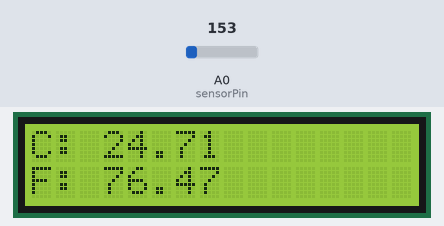
Recording of a sketch running on a simulated Arduino Uno, built with avr-gcc and run on an emulated ATmega328P. Parts: 16×2 character LCD. The inputs (shaded band) are chosen by the test bench; at power-on: A0 (sensorPin) = 153.

Above: at 1.2 s.
1.3 s: A0 (sensorPin) set to 165
At 2.4 s:
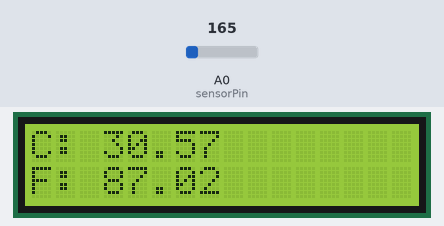
3.5 s: A0 (sensorPin) set to 175
At 4.4 s:
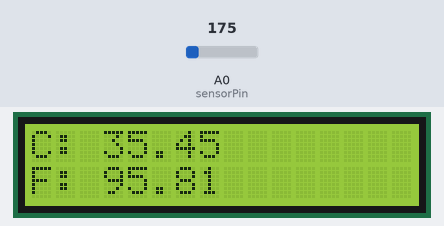
5.5 s: A0 (sensorPin) set to 191
At 7.5 s:
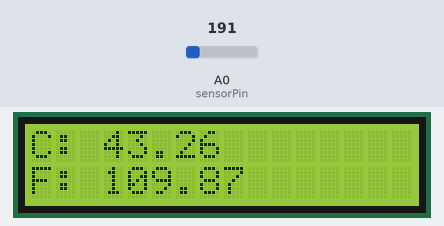
Timing chart, 0 to 9.0 s (numbered marks = the images above; inputs shaded):
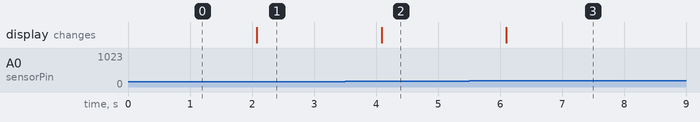

The sketch:

project5_part3.ino
```cpp
// Project 5: LCD Temperature Display

// The purpose of this project was to create a design to read the temperature in from a TMP36 sensor and then display
// the temperature in F and C to the LCD display

// Group Members: Josh Wild, Dayne Newman
// Group Number: 14 (not sure this is what the bottom of the breadboard said)
// Date: 3/25/2025
// Code written by: Both team members

// include the lcd header file
#include <LiquidCrystal.h>

// define lcd pins
LiquidCrystal lcd(12, 11, 5, 4, 3, 2);

// define temp sensor pin
int sensorPin = 0;

// begin lcd
void setup() {
  lcd.begin(16, 2);
}

void loop() {
  // read in temperature data from sensor
  int reading = analogRead(sensorPin);
  // map voltage to a proper temperate reading in C and F
  float voltage = reading * 5.0;
  voltage /= 1024.0; // map input voltages between 0 and 1023
  float temperatureC = (voltage - 0.5) * 100 ;
  float temperatureF = (temperatureC * 9.0 / 5.0) + 32.0;
  // clear the lcd display
  lcd.clear();
  // print the temperature in C
  lcd.print("C: ");
  lcd.print(temperatureC);
  // move the cursor to the next line
  lcd.setCursor(0, 1);
  // print out the temperature in F to the lcd display
  lcd.print("F: ");
  lcd.print(temperatureF);
  lcd.setCursor(0, 0);
  // delay by 1 second
  delay(1000);
}
```

Measured:
- after the input at 1.3 s, the display: changes after 0.78 s (image 1)
- after the input at 3.5 s, the display: changes after 0.59 s (image 2)
- after the input at 5.5 s, the display: changes after 0.60 s (image 3)
